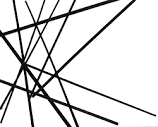
#> input picture images.png, 158 x 127 px
$ python HOUGH_ACT.py
#> lines starting #> are read from the running program, lines starting #| are printed output that depends on the picture; after the words box and inside, x2 and y2 are one past the last pixel; in counts of white or black regions, pixels touching at a corner belong together
import cv2, pdb
import numpy as np

##from PLI import Image

img = cv2.imread('images.png')
#> img is the input picture: shape (127, 158, 3); min 0, max 255, mean 221.5
gray = cv2.cvtColor(img,cv2.COLOR_BGR2GRAY)
edges = cv2.Canny(gray,50,150,apertureSize = 3)
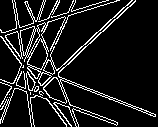
#> edges: shape (127, 158); 11.1% white in thin lines or dots

lines = cv2.HoughLines(edges,1,np.pi/180,100)
#> lines = [[93, 0.785], [90, 0.82]]
##pdb.set_trace()
for rho,theta in lines[:,0]:
    a = np.cos(theta)
    b = np.sin(theta)
    x0 = a*rho
    y0 = b*rho
    x1 = int(x0 + 1000*(-b))
    y1 = int(y0 + 1000*(a))
    x2 = int(x0 - 1000*(-b))
    y2 = int(y0 - 1000*(a))

    cv2.line(img,(x1,y1),(x2,y2),(0,0,255),2)
#> this loop made 2 passes
#> (rho, theta, a, b, x0, y0, x1, y1) on passes 1 to 2: (93, 0.785, 0.707, 0.707, 65.76, 65.76, -641, 772), (90, 0.82, 0.682, 0.731, 61.38, 65.82, -669, 747)
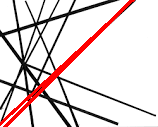
#> img: shape (127, 158, 3); 4.88% of pixels changed, all inside (x1, y1, x2, y2) = (0, 0, 135, 127)

cv2.imwrite('houghlines3.jpg',img)


##img = Image.open('houghlines3.jpg')
##img.show()

$ run again, with mean5.png copied over images.png
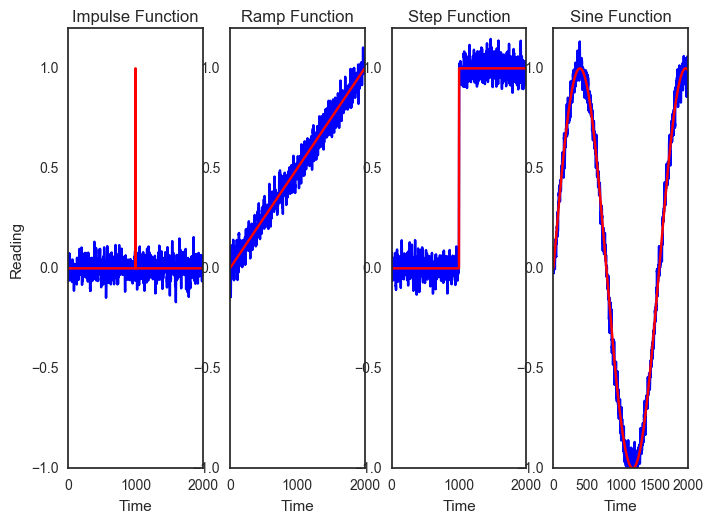
#> input picture mean5.png, 713 x 523 px
#> img is the input picture: shape (523, 713, 3); mean B, G, R 244.5, 233.6, 236.8
#> `edges = cv2.Canny(gray,50,150,apertureSize = 3)`:
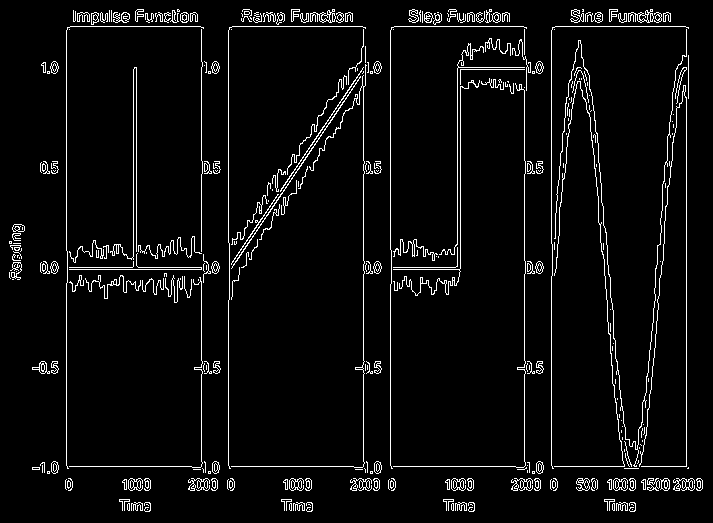
#> edges: shape (523, 713); 4.9% white in thin lines or dots
#> lines = 66 rows, first 8: [26, 1.57], [466, 1.57], [390, 0], [686, 0], [66, 0], [551, 0], [201, 0], [363, 0]
#> the loop `for rho,theta in lines[:,0]:` made 66 passes
#> (rho, theta, a, b, x0, y0, x1, y1) on passes 1 to 8: (26, 1.57, -4.37e-08, 1, -1.14e-06, 26, -1000, 25), (466, 1.57, -4.37e-08, 1, -2.04e-05, 466, -1000, 465), (390, 0, 1, 0, 390, 0, 390, 1000), (686, 0, 1, 0, 686, 0, 686, 1000), (66, 0, 1, 0, 66, 0, 66, 1000), (551, 0, 1, 0, 551, 0, 551, 1000), (201, 0, 1, 0, 201, 0, 201, 1000), (363, 0, 1, 0, 363, 0, 363, 1000)
#> after the loop `for rho,theta in lines[:,0]:`:
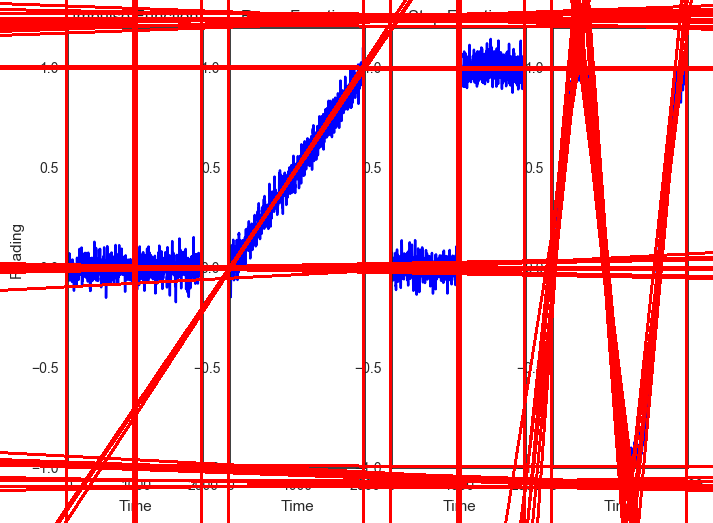
#> img: shape (523, 713, 3); 19.45% of pixels changed, all inside (x1, y1, x2, y2) = (0, 0, 713, 523)

$ run again, with mean50.png copied over images.png
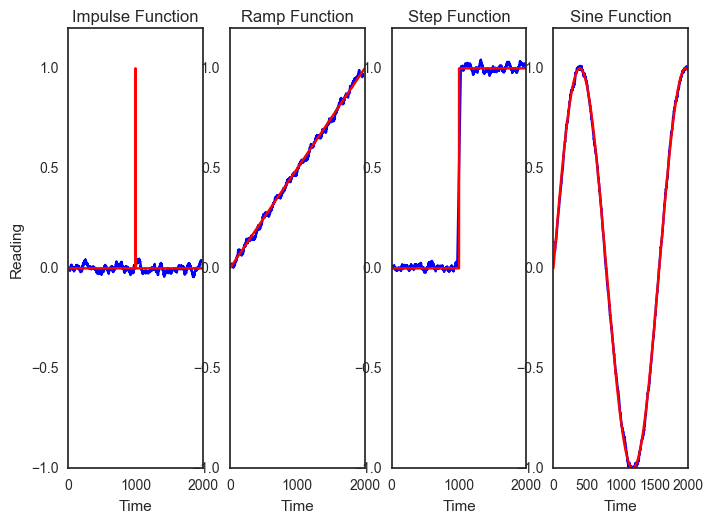
#> input picture mean50.png, 713 x 523 px
#> img is the input picture: shape (523, 713, 3); mean B, G, R 244.5, 242.7, 246
#> `edges = cv2.Canny(gray,50,150,apertureSize = 3)`:
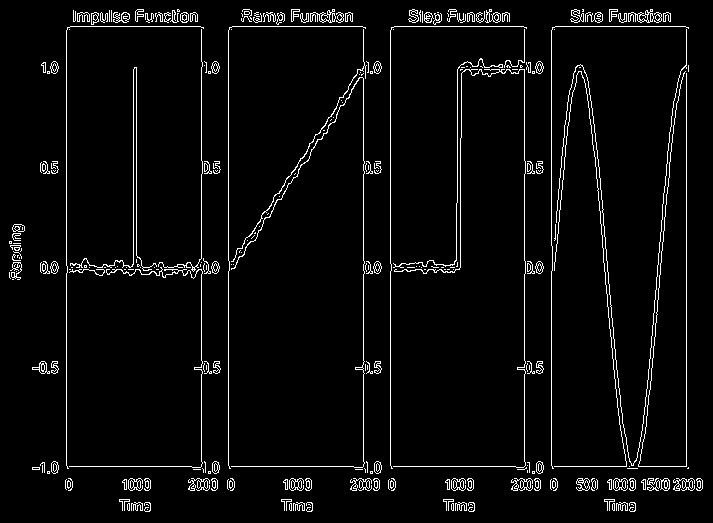
#> edges: shape (523, 713); 4.1% white in thin lines or dots
#> lines = 65 rows, first 8: [26, 1.57], [466, 1.57], [686, 0], [390, 0], [66, 0], [228, 0], [363, 0], [551, 0]
#> the loop `for rho,theta in lines[:,0]:` made 65 passes
#> (rho, theta, a, b, x0, y0, x1, y1) on passes 1 to 8: (26, 1.57, -4.37e-08, 1, -1.14e-06, 26, -1000, 25), (466, 1.57, -4.37e-08, 1, -2.04e-05, 466, -1000, 465), (686, 0, 1, 0, 686, 0, 686, 1000), (390, 0, 1, 0, 390, 0, 390, 1000), (66, 0, 1, 0, 66, 0, 66, 1000), (228, 0, 1, 0, 228, 0, 228, 1000), (363, 0, 1, 0, 363, 0, 363, 1000), (551, 0, 1, 0, 551, 0, 551, 1000)
#> after the loop `for rho,theta in lines[:,0]:`:
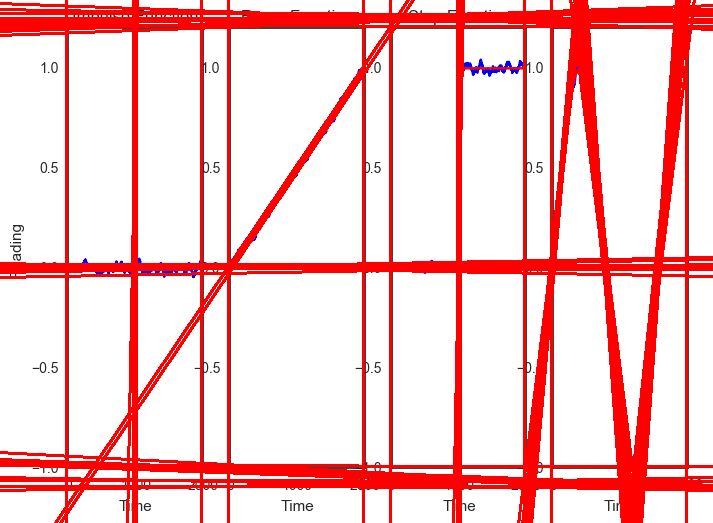
#> img: shape (523, 713, 3); 18.73% of pixels changed, all inside (x1, y1, x2, y2) = (0, 0, 713, 523)
